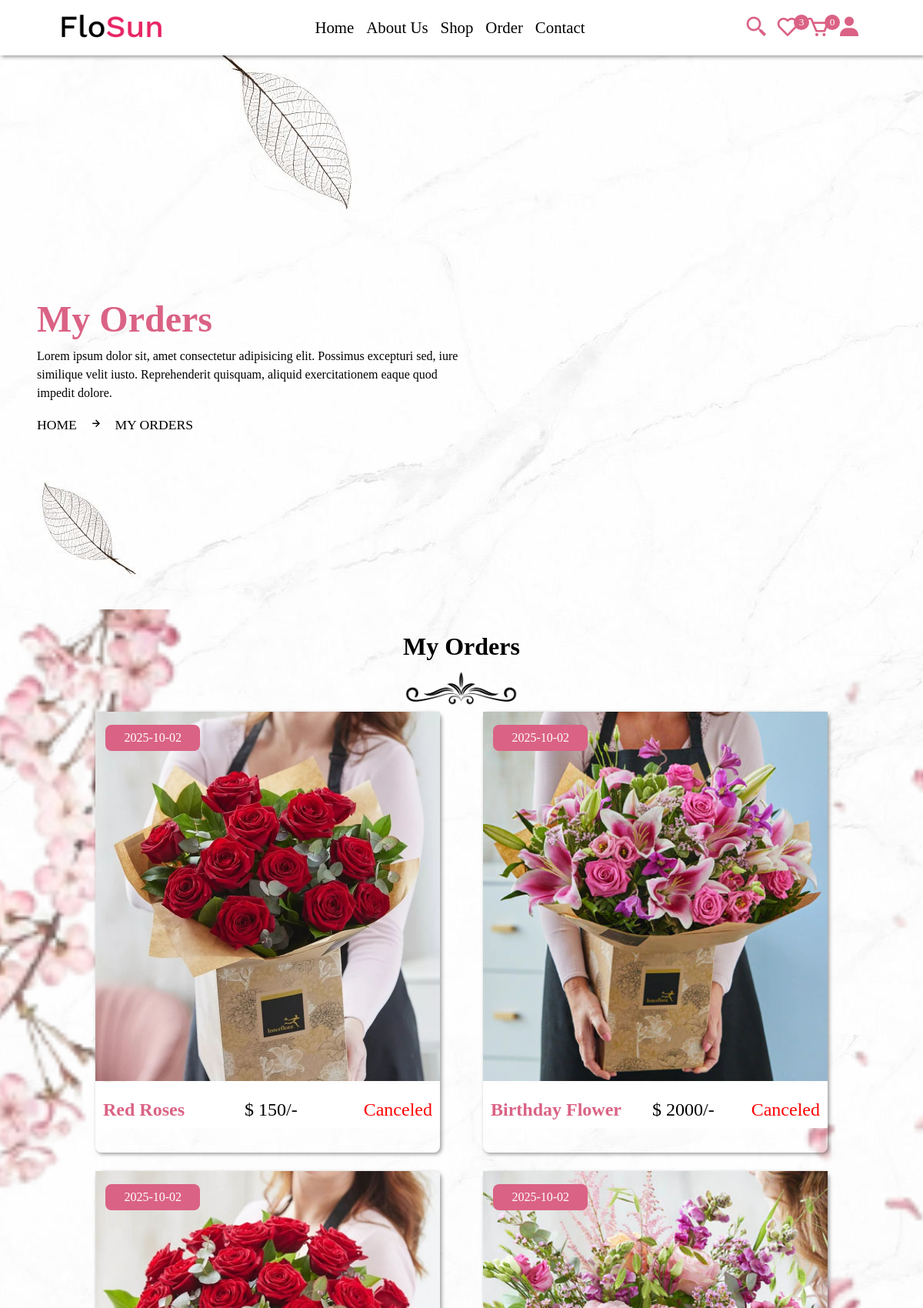
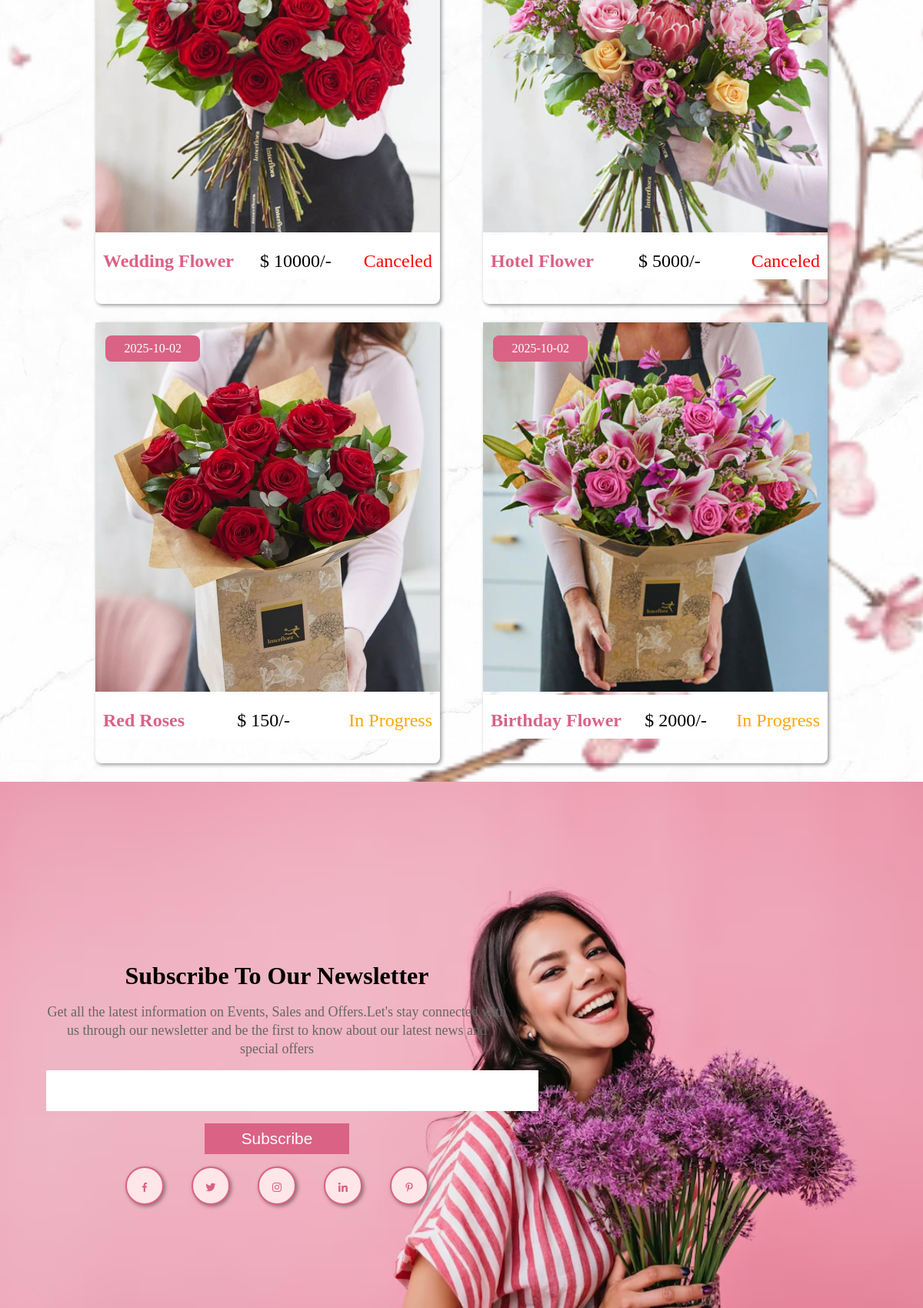
The page /order.php (signed in, upper part) on the database its author committed (2 pictures, top to bottom).
### tables this page shows
CREATE TABLE `products` (
  `id` varchar(20) NOT NULL,
  `seller_id` varchar(20) NOT NULL,
  `name` varchar(20) NOT NULL,
  `price` int(50) NOT NULL,
  `image` varchar(255) NOT NULL,
  `stock` varchar(500) NOT NULL,
  `product_detail` varchar(1000) NOT NULL,
  `status` varchar(100) NOT NULL
);

CREATE TABLE `orders` (
  `id` varchar(20) NOT NULL,
  `user_id` varchar(20) NOT NULL,
  `seller_id` varchar(20) NOT NULL,
  `name` varchar(50) NOT NULL,
  `number` int(10) NOT NULL,
  `email` varchar(50) NOT NULL,
  `address` varchar(200) NOT NULL,
  `address_type` varchar(50) NOT NULL,
  `method` varchar(50) NOT NULL,
  `product_id` varchar(20) NOT NULL,
  `price` int(20) NOT NULL,
  `qty` varchar(2) NOT NULL,
  `date` date NOT NULL DEFAULT current_timestamp(),
  `status` varchar(50) NOT NULL DEFAULT 'in progress',
  `payment_status` varchar(200) NOT NULL DEFAULT 'pending'
);

### order.php (the view, shortened to what this page needs)
 <?php
    include 'components/connect.php';
    if (isset($_COOKIE['user_id'])) {
        $user_id = $_COOKIE['user_id'];
    }else {
        $user_id = 'login.php';
    }
?>
<!DOCTYPE html>
<html lang="en">
<head>
    <link href='https://unpkg.com/boxicons@2.1.4/css/boxicons.min.css' rel='stylesheet'>
    <link rel="stylesheet" href="css/user_style.css?v=<?php echo time(); ?>">
</head>
<body>
    <?php include 'components/user_header.php'; ?>
    <div class="banner">
        <div class="detail">
            <h1>my orders</h1>
            <p>Lorem ipsum dolor sit, amet consectetur adipisicing elit. Possimus excepturi sed, iure similique velit iusto. Reprehenderit quisquam, aliquid exercitationem eaque quod impedit dolore.</p>
            <span><a href="home.php">home</a><i class="bx bx-right-arrow-alt"></i>my orders</span>
        </div>
    </div>
    <div class="orders">
        <div class="heading">
            <h1>my orders</h1>
            <img src="image/separator.png">
        </div>
        <div class="box-container">
            <?php
                $select_orders = $conn->prepare("SELECT * FROM `orders` WHERE user_id = ?");
                $select_orders->execute([$user_id]);
                if ($select_orders->rowCount() > 0) {
                    while ($fetch_orders = $select_orders->fetch(PDO::FETCH_ASSOC)) {
                        $select_products = $conn->prepare("SELECT * FROM `products` WHERE id = ?");
                        $select_products->execute([$fetch_orders['product_id']]);
                        if ($select_products->rowCount() > 0) {
                            while ($fetch_products = $select_products->fetch(PDO::FETCH_ASSOC)) {
            ?>
                <div class="box">
                    <a href="view_order.php?get_id=<?= $fetch_orders['id']; ?>">
                        <img src="uploaded_files/<?= $fetch_products['image']; ?>" class="image">
                        <div class="content">
                            <p class="date"><i class="bx bxs-calender-alt"></i><span><?= $fetch_orders['date']; ?></span></p>
                            <div class="row">
                                <h3 class="name"><?= $fetch_products['name']; ?></h3>
                                <p class="price">$ <?= $fetch_products['price']; ?>/-</p>
                                <p class="status" style = "color: <?php if($fetch_orders['status'] == 'delivered'){echo "green";}elseif($fetch_orders['status'] == 'canceled'){echo "red";} else{echo "orange";} ?>"><?= $fetch_orders['status']; ?></p>
                            </div>
                        </div>
                    </a>
                </div>
            <?php
                            }
                        }
                    }
                }else {
                    echo '
                        <div class="empty">
                            <p>no order take placed yet!</p>
                        </div>
                    ';
                }
            ?>
        </div>
    </div>
    <?php include 'components/user_footer.php'; ?>
</body>
</html>

### components/user_header.php (shortened to what this page needs)
<header class="header">
    <section class="flex">
        <a href="home.php"><img src="image/logo.png" width="130px"></a>
        <nav class="navbar">
            <a href="home.php">home</a>
            <a href="about.php">about us</a>
            <a href="menu.php">shop</a>
            <a href="order.php">order</a>
            <a href="contact.php">contact</a>
        </nav>
        <form action="search_product.php" method="post" class="search-form">
            <input type="text" name="search_product" placeholder="search product ..." required maxlength="100">
            <button type="submit" class="bx bx-search-alt-2" name="search_product_btn"></button>
        </form>
        <div class="icons">
            <div id="search-btn" class="bx bx-search-alt-2"></div>
            <?php
                $count_wishlist_item = $conn->prepare("SELECT * FROM `wishlist` WHERE user_id = ?");
                $count_wishlist_item->execute([$user_id]);
                $total_wishlist_item = $count_wishlist_item->rowCount();
            ?>
            <a href="wishlist.php" class="cart-btn"><i class="bx bx-heart"></i><sup><?= $total_wishlist_item?></sup></a>
            <?php
                $count_cart_item = $conn->prepare("SELECT * FROM `cart` WHERE user_id = ?");
                $count_cart_item->execute([$user_id]);
                $total_cart_item = $count_cart_item->rowCount();
            ?>
            <a href="cart.php" class="cart-btn"><i class="bx bx-cart"></i><sup><?= $total_cart_item?></sup></a>
            <div class="bx bxs-user" id="user-btn"></div>
        </div>
    </section>
</header>

### components/user_footer.php (shortened to what this page needs)
<div class="newsletter">
    <div class="box-detail">
        <h1>subscribe to our newsletter</h1>
        <p>Get all the latest information on Events, Sales and Offers.Let's stay connected with us through our newsletter and be the first to know about our latest news and special offers</p>
        <div class="input-field">
            <input type="email" name="enter your email.." class="box"><br>
            <button class="btn">subscribe</button>
        </div>
        <div class="icons">
            <a href="#"><i class='bx bxl-facebook'></i></a>
            <a href="#"><i class='bx bxl-twitter'></i></a>
            <a href="#"><i class='bx bxl-instagram'></i></a>
            <a href="#"><i class='bx bxl-linkedin'></i></a>
            <a href="#"><i class='bx bxl-pinterest-alt'></i></a>
        </div>
    </div>
</div>

### rows shown on the page
orders: date "2025-10-02", status "Canceled"
products: image (picture), name "Red Roses", price "150"
orders: date "2025-10-02", status "Canceled"
products: image (picture), name "Birthday Flower", price "2000"
orders: date "2025-10-02", status "Canceled"
products: image (picture), name "Wedding Flower", price "10000"
orders: date "2025-10-02", status "Canceled"
products: image (picture), name "Hotel Flower", price "5000"
orders: date "2025-10-02", status "In Progress"
orders: date "2025-10-02", status "In Progress"

### other values the page prints
$total_wishlist_item "3"
$total_cart_item "0"
